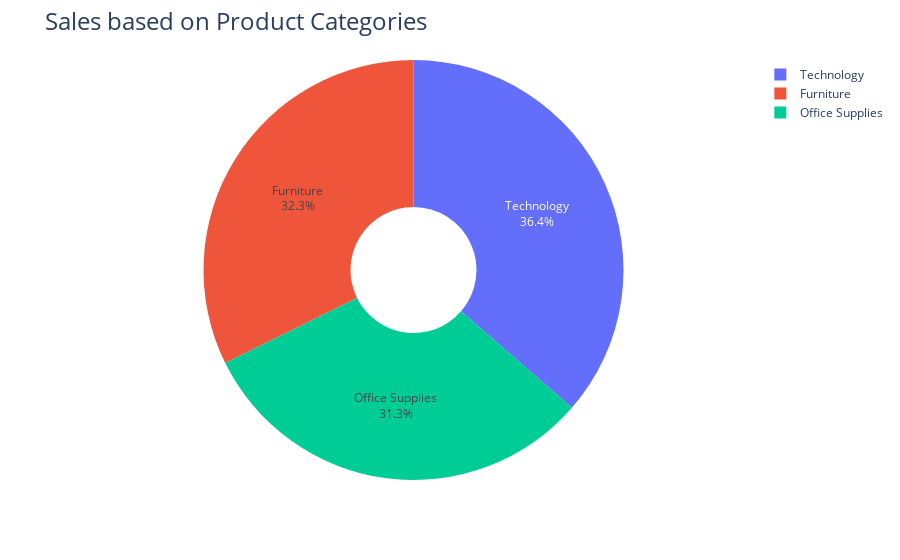

The notebook cell saved with this chart:
### Markdown cell above
### Q.2 Analyze Sales based on Product Categories and determine which category has the lowest sales and which category has the highest sales

### Code cell
sales_by_category = df.groupby('Category')['Sales'].sum().reset_index()
fig = px.pie(sales_by_category,
             names='Category',
             values='Sales',
             hole=0.3
            )

fig.update_traces(textposition='inside', textinfo='percent+label')
fig.update_layout(title_text='Sales based on Product Categories', title_font=dict(size=24))
fig.show()

### Figure 1 — Plotly figure (JSON) as saved in the notebook; plotly's stock layout.template omitted (floating-point values rounded to 4 significant figures)
{"data": [{"domain": {"x": [0, 1], "y": [0, 1]}, "hole": 0.3, "hovertemplate": "Category=%{label}<br>Sales=%{value}<extra></extra>", "labels": ["Furniture", "Office Supplies", "Technology"], "legendgroup": "", "name": "", "showlegend": true, "textinfo": "percent+label", "textposition": "inside", "type": "pie", "values": [742000.0, 719000.0, 836200.0]}], "layout": {"autosize": true, "legend": {"tracegroupgap": 0}, "margin": {"t": 60}, "title": {"font": {"size": 24}, "text": "Sales based on Product Categories"}}}
